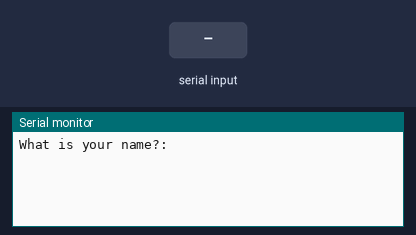
Recording of a sketch running on a simulated Arduino Uno, built with avr-gcc and run on an emulated ATmega328P. Shown: the last lines printed to the serial monitor. Inputs (shaded band) come from the test bench.

Above: at 1.2 s.
1.3 s: "1" received over Serial
At 3.5 s:
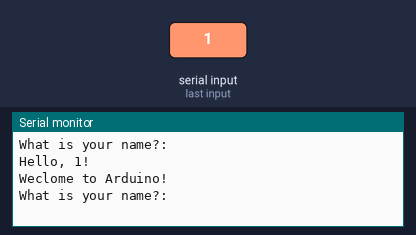
3.8 s: "0" received over Serial
At 5.2 s:
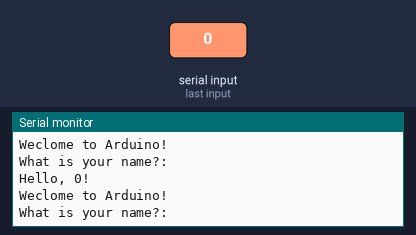
5.3 s: "2" received over Serial
At 7.7 s:
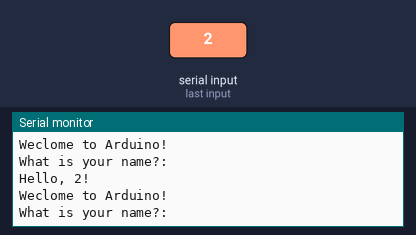

Measured:
- after the input at 1.3 s, the serial monitor: prints a new line after 1.0 s (image 1)
- after the input at 3.8 s, the serial monitor: prints a new line after 1.0 s (image 2)
- after the input at 5.3 s, the serial monitor: prints a new line after 1.0 s (image 3)

The sketch:

Tutorial-19.ino
```cpp
void setup() {
  Serial.begin(9600);

}

void loop() {
  // put your main code here, to run repeatedly:
  Serial.println("What is your name?: ");
  while(Serial.available() == 0){
    // wait; do nothing
  }
  String name = Serial.readString();
  Serial.print("Hello, ");
  Serial.print(name);
  Serial.println("!");
  Serial.println("Weclome to Arduino!");
  Serial.println();
}

/* NOTES - Reading Strings from the Serial Monitor

Paused at 10:11 https://youtu.be/MAnAc_t0OrM?si=O3ioltJgb3G3OGXe&t=611 , about to make a curcuit
*/
```
